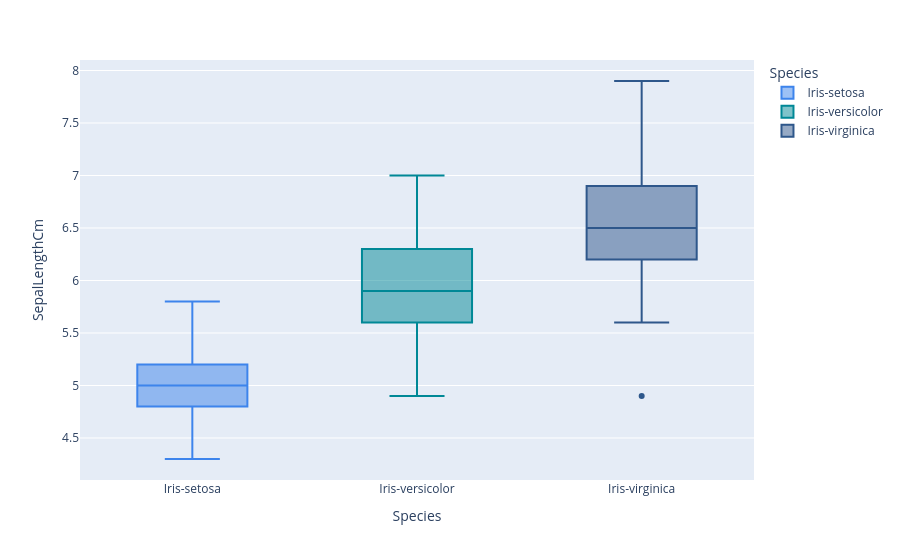

The cell this chart's notebook holds for it:
### Code cell
fig = px.box(iris, x="Species", y="SepalLengthCm", color="Species", color_discrete_sequence=COLOUR_SEQUENCE, orientation="v")
fig.show()

### Figure 1 — Plotly figure (JSON) as saved in the notebook; plotly's stock layout.template omitted (floating-point values rounded to 4 significant figures)
{"data": [{"alignmentgroup": "True", "hovertemplate": "Species=%{x}<br>SepalLengthCm=%{y}<extra></extra>", "legendgroup": "Iris-setosa", "marker": {"color": "#3d84ec"}, "name": "Iris-setosa", "notched": false, "offsetgroup": "Iris-setosa", "orientation": "v", "showlegend": true, "type": "box", "x": ["Iris-setosa", "Iris-setosa", "Iris-setosa", "Iris-setosa", "Iris-setosa", "Iris-setosa", "Iris-setosa", "Iris-setosa", "Iris-setosa", "Iris-setosa", "Iris-setosa", "Iris-setosa", "Iris-setosa", "Iris-setosa", "Iris-setosa", "Iris-setosa", "Iris-setosa", "Iris-setosa", "Iris-setosa", "Iris-setosa", "Iris-setosa", "Iris-setosa", "Iris-setosa", "Iris-setosa", "Iris-setosa", "Iris-setosa", "Iris-setosa", "Iris-setosa", "Iris-setosa", "Iris-setosa", "Iris-setosa", "Iris-setosa", "Iris-setosa", "Iris-setosa", "Iris-setosa", "Iris-setosa", "Iris-setosa", "Iris-setosa", "Iris-setosa", "Iris-setosa", "Iris-setosa", "Iris-setosa", "Iris-setosa", "Iris-setosa", "Iris-setosa", "Iris-setosa", "Iris-setosa", "Iris-setosa", "Iris-setosa", "Iris-setosa"], "x0": " ", "xaxis": "x", "y": [5.1, 4.9, 4.7, 4.6, 5.0, 5.4, 4.6, 5.0, 4.4, 4.9, 5.4, 4.8, 4.8, 4.3, 5.8, 5.7, 5.4, 5.1, 5.7, 5.1, 5.4, 5.1, 4.6, 5.1, 4.8, 5.0, 5.0, 5.2, 5.2, 4.7, 4.8, 5.4, 5.2, 5.5, 4.9, 5.0, 5.5, 4.9, 4.4, 5.1, 5.0, 4.5, 4.4, 5.0, 5.1, 4.8, 5.1, 4.6, 5.3, 5.0], "y0": " ", "yaxis": "y"}, {"alignmentgroup": "True", "hovertemplate": "Species=%{x}<br>SepalLengthCm=%{y}<extra></extra>", "legendgroup": "Iris-versicolor", "marker": {"color": "#008896"}, "name": "Iris-versicolor", "notched": false, "offsetgroup": "Iris-versicolor", "orientation": "v", "showlegend": true, "type": "box", "x": ["Iris-versicolor", "Iris-versicolor", "Iris-versicolor", "Iris-versicolor", "Iris-versicolor", "Iris-versicolor", "Iris-versicolor", "Iris-versicolor", "Iris-versicolor", "Iris-versicolor", "Iris-versicolor", "Iris-versicolor", "Iris-versicolor", "Iris-versicolor", "Iris-versicolor", "Iris-versicolor", "Iris-versicolor", "Iris-versicolor", "Iris-versicolor", "Iris-versicolor", "Iris-versicolor", "Iris-versicolor", "Iris-versicolor", "Iris-versicolor", "Iris-versicolor", "Iris-versicolor", "Iris-versicolor", "Iris-versicolor", "Iris-versicolor", "Iris-versicolor", "Iris-versicolor", "Iris-versicolor", "Iris-versicolor", "Iris-versicolor", "Iris-versicolor", "Iris-versicolor", "Iris-versicolor", "Iris-versicolor", "Iris-versicolor", "Iris-versicolor", "Iris-versicolor", "Iris-versicolor", "Iris-versicolor", "Iris-versicolor", "Iris-versicolor", "Iris-versicolor", "Iris-versicolor", "Iris-versicolor", "Iris-versicolor", "Iris-versicolor"], "x0": " ", "xaxis": "x", "y": [7.0, 6.4, 6.9, 5.5, 6.5, 5.7, 6.3, 4.9, 6.6, 5.2, 5.0, 5.9, 6.0, 6.1, 5.6, 6.7, 5.6, 5.8, 6.2, 5.6, 5.9, 6.1, 6.3, 6.1, 6.4, 6.6, 6.8, 6.7, 6.0, 5.7, 5.5, 5.5, 5.8, 6.0, 5.4, 6.0, 6.7, 6.3, 5.6, 5.5, 5.5, 6.1, 5.8, 5.0, 5.6, 5.7, 5.7, 6.2, 5.1, 5.7], "y0": " ", "yaxis": "y"}, {"alignmentgroup": "True", "hovertemplate": "Species=%{x}<br>SepalLengthCm=%{y}<extra></extra>", "legendgroup": "Iris-virginica", "marker": {"color": "#2E578B"}, "name": "Iris-virginica", "notched": false, "offsetgroup": "Iris-virginica", "orientation": "v", "showlegend": true, "type": "box", "x": ["Iris-virginica", "Iris-virginica", "Iris-virginica", "Iris-virginica", "Iris-virginica", "Iris-virginica", "Iris-virginica", "Iris-virginica", "Iris-virginica", "Iris-virginica", "Iris-virginica", "Iris-virginica", "Iris-virginica", "Iris-virginica", "Iris-virginica", "Iris-virginica", "Iris-virginica", "Iris-virginica", "Iris-virginica", "Iris-virginica", "Iris-virginica", "Iris-virginica", "Iris-virginica", "Iris-virginica", "Iris-virginica", "Iris-virginica", "Iris-virginica", "Iris-virginica", "Iris-virginica", "Iris-virginica", "Iris-virginica", "Iris-virginica", "Iris-virginica", "Iris-virginica", "Iris-virginica", "Iris-virginica", "Iris-virginica", "Iris-virginica", "Iris-virginica", "Iris-virginica", "Iris-virginica", "Iris-virginica", "Iris-virginica", "Iris-virginica", "Iris-virginica", "Iris-virginica", "Iris-virginica", "Iris-virginica", "Iris-virginica", "Iris-virginica"], "x0": " ", "xaxis": "x", "y": [6.3, 5.8, 7.1, 6.3, 6.5, 7.6, 4.9, 7.3, 6.7, 7.2, 6.5, 6.4, 6.8, 5.7, 5.8, 6.4, 6.5, 7.7, 7.7, 6.0, 6.9, 5.6, 7.7, 6.3, 6.7, 7.2, 6.2, 6.1, 6.4, 7.2, 7.4, 7.9, 6.4, 6.3, 6.1, 7.7, 6.3, 6.4, 6.0, 6.9, 6.7, 6.9, 5.8, 6.8, 6.7, 6.7, 6.3, 6.5, 6.2, 5.9], "y0": " ", "yaxis": "y"}], "layout": {"boxmode": "overlay", "legend": {"title": {"text": "Species"}, "tracegroupgap": 0}, "margin": {"t": 60}, "xaxis": {"anchor": "y", "categoryarray": ["Iris-setosa", "Iris-versicolor", "Iris-virginica"], "categoryorder": "array", "domain": [0, 1], "title": {"text": "Species"}}, "yaxis": {"anchor": "x", "domain": [0, 1], "title": {"text": "SepalLengthCm"}}}}
